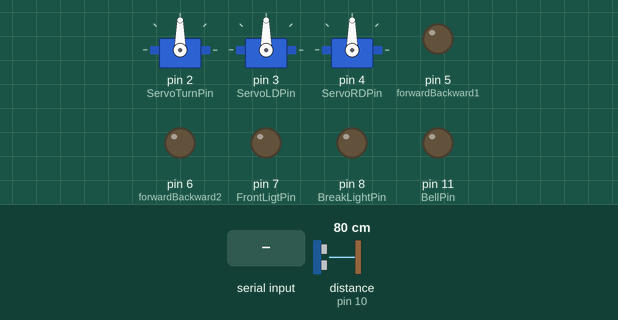
Simulated run of this sketch. Board: Arduino Nano, built with avr-gcc and run on an emulated ATmega328P. Parts: 3 × servo, output pins drawn as LEDs (lit = HIGH). Wiring (inferred from the names in the program): ultrasonic range finder: trigger pin 9; echo pin 10. The test bench sets the inputs (shaded band); at power-on: distance to the obstacle (sensor on pin 10) 80 cm. The echo pulse lasts 58.3 µs per cm; pins used as bus, display or sensor lines are not drawn; what the sketch prints to the serial monitor is not drawn.

Above: at 1.2 s.
1.3 s: "data\n" received over the second serial link
At 2.4 s:
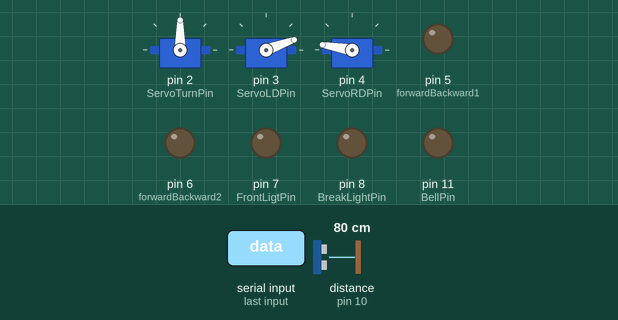
3.0 s: distance to the obstacle (sensor on pin 10) set to 2 cm
5.5 s: "90,45,200\n" received over the second serial link
7.0 s: distance to the obstacle (sensor on pin 10) set to 18 cm
9.5 s: "90,45\n" received over the second serial link
Timing chart, 0 to 12.0 s (numbered marks = the images above; inputs shaded):
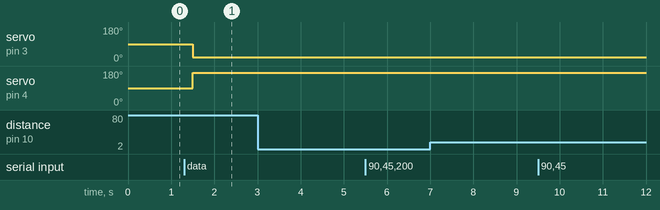

The sketch:

Nano.ino
```cpp
#include <SoftwareSerial.h>
#include <MsTimer2.h>
SoftwareSerial mySerial(13, 12);
#include <Servo.h>

int forwardBackward1 = 5;
int forwardBackward2 = 6;
int CarSpeed = 0;
int CarDirection = 90;
int distance;
int sumD = 0;
int dCount = 0;
int FrontLigtPin  = 7;
int BreakLightPin = 8;
int BellPin       = 11;

int LeftDoorPos  = 50;
int RightDoorPos = 170;

int ServoTurnPin = 2;
int ServoLDPin   = 3;
int ServoRDPin   = 4;

Servo ServoTurn;
Servo ServoLD;
Servo ServoRD;


int mydelay = 0;
int maxdelay = 25;

char CarMovement = 'F';
char LeftDoor   = 'C';
char RightDoor  = 'C';

long duration;


const char Open  = 'O';
const char Close = 'C';
const char Stop  = 'S';
const char Go    = 'G';

const char Forwad   = 'F';
const char Backward = 'B';
const int trigPin = 9;
const int echoPin = 10;

bool CarCanMove   = false;
String inputString = "";

int bala = 0;


/*============================================================================================================ */
//http://www.solly.com/setData?gg=1,50,180,90,90
void getDistance(){

  digitalWrite(trigPin, LOW);
  delayMicroseconds(2);

  // Sets the trigPin on HIGH state for 10 micro seconds
  digitalWrite(trigPin, HIGH);
  delayMicroseconds(10);
  digitalWrite(trigPin, LOW);

  // Reads the echoPin, returns the sound wave travel time in microseconds
  duration = pulseIn(echoPin, HIGH);
  int maxx = 5;

  // Calculating the distance
  if(dCount <= maxx){
   sumD = sumD + duration*0.034/2;

  }else{


    distance = sumD / maxx;
    sumD = 0;
    dCount = 0;

   }
   distance = duration*0.034/2;
   dCount++;
   delay(50);

}

/*============================================================================================================ */
String getValue(String data, char separator, int index)
{
    int found = 0;
    int strIndex[] = { 0, -1 };
    int maxIndex = data.length() - 1;

    for (int i = 0; i <= maxIndex && found <= index; i++) {
        if (data.charAt(i) == separator || i == maxIndex) {
            found++;
            strIndex[0] = strIndex[1] + 1;
            strIndex[1] = (i == maxIndex) ? i+1 : i;
        }
    }
    return found > index ? data.substring(strIndex[0], strIndex[1]) : "";
}

int bellDelay = 0;


/*============================================================================================================ */
void resolveData(String data){

  char temp    = getValue(data, ',' , 0)[0];
 // CarMovement  = getValue(data, ',' , 0)[0];
  CarSpeed     = getValue(data, ',' , 1).toInt();
  CarDirection = getValue(data, ',' , 2).toInt();

  if(getValue(data, ',' , 3)[0] == 'C' || getValue(data, ',' , 3)[0] == 'O'){
    if(LeftDoor != getValue(data, ',' , 3)[0])
      LeftDoor   = getValue(data, ',' , 3)[0];
  }

  if(getValue(data, ',' , 4)[0] == 'C' || getValue(data, ',' , 4)[0] == 'O'){
    if(RightDoor != getValue(data, ',' , 4)[0])
       RightDoor  = getValue(data, ',' , 4)[0];
  }

  digitalWrite(FrontLigtPin, getValue(data, ',' , 5).toInt());

  if(getValue(data, ',' , 6).toInt() > 0){
    digitalWrite(BellPin     , HIGH);
    delay(700);
    digitalWrite(BellPin     , LOW);
  }

  if(temp == Stop){

     if(temp != CarMovement){
       digitalWrite(BreakLightPin, HIGH);
       stopCar();
       delay(700);
       digitalWrite(BreakLightPin, LOW);
     }
  }
  CarMovement  = temp;

  DoorFnc();
  delay(50);
}

/*============================================================================================================ */
void forWard(){
  analogWrite(forwardBackward1, CarSpeed);
  analogWrite(forwardBackward2, 0);
}

/*============================================================================================================ */
void backWard(){
  analogWrite(forwardBackward2, CarSpeed);
  analogWrite(forwardBackward1, 0);
}

void stopCar(){
    CarSpeed -= 1;
    if(CarSpeed < 0)
       CarSpeed = 0;

  analogWrite(forwardBackward2, CarSpeed);
  analogWrite(forwardBackward1, CarSpeed);

}

/*============================================================================================================ */
void DoorFnc(){
 /*
 if( LeftDoor == 'C' && LeftDoorPos > 20){
   LeftDoorPos--;
   ServoLD.write(LeftDoorPos);
 }else if(LeftDoor == 'O' && LeftDoorPos < 170){
   LeftDoorPos++;
   ServoLD.write(LeftDoorPos);
 }

 if( RightDoor == 'O' && RightDoorPos > 20){
   RightDoorPos--;
   ServoRD.write(RightDoorPos);
 }else if(RightDoor == 'C' && RightDoorPos < 170){
   RightDoorPos++;

   ServoRD.write(RightDoorPos);
 }*/

  if( LeftDoor == 'C' ){
   //LeftDoorPos--;
   ServoLD.write(20);
 }else if(LeftDoor == 'O'){
   //LeftDoorPos++;
   ServoLD.write(170);
 }

 if( RightDoor == 'O'){
 //  RightDoorPos--;
   ServoRD.write(20);
 }else if(RightDoor == 'C' ){
//   RightDoorPos++;

   ServoRD.write(170);
 }

//s Serial.println(RightDoorPos);
//]]]]]]]]]]]]]]]]]]]]]]]]]  Serial.println(LeftDoorPos);

 if(CarDirection >= 60 && CarDirection <= 120){
  ServoTurn.write(CarDirection);
 }
}


/*============================================================================================================ */
void setup() {
  // put your setup code here, to run once:
  mySerial.begin(9600);
  Serial.begin(9600);
  pinMode(trigPin, OUTPUT); // Sets the trigPin as an Output
  pinMode(echoPin, INPUT);
  pinMode(FrontLigtPin , OUTPUT);
  pinMode(BreakLightPin, OUTPUT);
  pinMode(BellPin      , OUTPUT);
 // Serial.println("phakatsi");
  ServoTurn.attach(ServoTurnPin);
  ServoLD.attach(ServoLDPin);
  ServoRD.attach(ServoRDPin);

  inputString.reserve(200);
  serialEvent();
  MsTimer2::set(500, controler ); // 500ms period
  MsTimer2::start();

}

void loop() {

 getDistance();
 //DoorFnc();
// Serial.println(distance);
}


/*============================================================================================================ */
void serialEvent() {
  while (mySerial.available()) {
    char inChar = (char)mySerial.read();

    if (inChar == '\n') {
      if(getValue(inputString,':' , 0) == "data");
        resolveData(getValue(inputString,':' , 1));
         Serial.println(inputString);
      inputString = "";
    }else
       inputString += inChar;
  }
}

/*============================================================================================================ */
void controler(){

  serialEvent();
  if(distance < 61){
    double Tospeed = (distance/60.0) * 100;
    Tospeed = (Tospeed/100.0) * 200;
    if(CarSpeed>Tospeed)
    CarSpeed = Tospeed + 0;
  }

  if(CarMovement == Forwad){
    forWard();
  }else if(CarMovement == Backward){
    backWard();
  }

  //Serial.println("CarSpeed:"   + String(CarSpeed));
  //mydelay = 0;

  String data = "data:";
         data = data + CarMovement + "," + String(CarSpeed) + "," + String(CarDirection) + "," + LeftDoor + "," + RightDoor + "," + String(distance);
         data = data + ",LOL";
  Serial.println(data);
  mySerial.println(data);
}
```

Measured:
- after the input at 1.3 s, servo on pin 3 (ServoLDPin): 90° → 20° after 0.20 s; servo on pin 4 (ServoRDPin): 90° → 170° after 0.20 s
- after the input at 3.0 s, every drawn part: stays the same
- after the input at 5.5 s, every drawn part: stays the same
- after the input at 7.0 s, every drawn part: stays the same
- after the input at 9.5 s, every drawn part: stays the same
